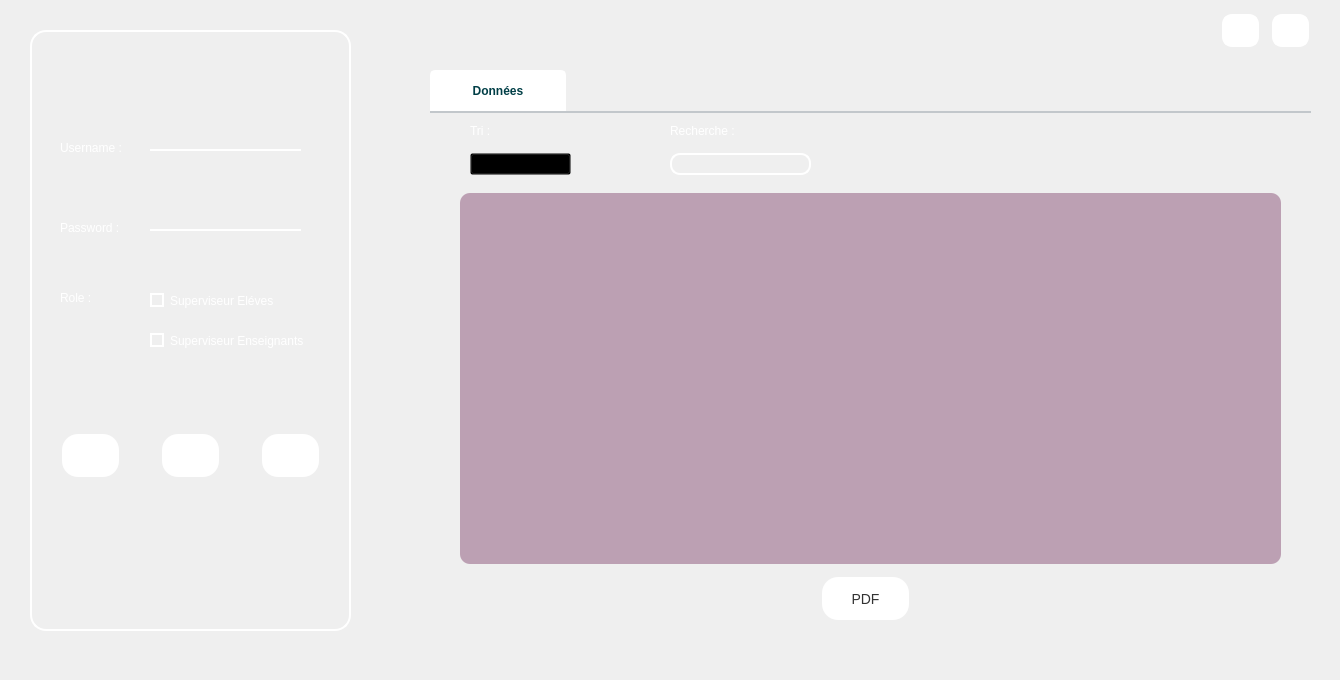
    <widget class="QWidget" name="gestion_utilisateur">
     <widget class="QLabel" name="label_18">
      <property name="geometry">
       <rect>
        <x>0</x>
        <y>0</y>
        <width>1331</width>
        <height>671</height>
       </rect>
      </property>
      <property name="text">
       <string/>
      </property>
      <property name="pixmap">
       <pixmap>../background.jpg</pixmap>
      </property>
     </widget>
     <widget class="QFrame" name="frame_3">
      <property name="geometry">
       <rect>
        <x>30</x>
        <y>30</y>
        <width>321</width>
        <height>601</height>
       </rect>
      </property>
      <property name="styleSheet">
       <string notr="true">QFrame {
border : 2px solid white ;
 border-radius: 16px;
}
QLabel {
border : none;
color : white;
}
QDateEdit {
background : transparent;
color : white;
}
QPushButton {
   background-color: #fff;
   border: none;
   color: #333;
   padding: 10px 20px;
   text-align: center;
   text-decoration: none;
   display: inline-block;
   font-size: 14px;
   margin: 4px 2px;
   cursor: pointer;
   border-radius: 16px;

}

QPushButton:hover {
   background-color: #F8B7C6;
}


QPushButton::pressed
{
	background-color: #EF829B;

}
QRadioButton {

color : white ;

}
QRadioButton::indicator {

background: transparent;
border: 2px solid white;
border-radius : 8px ;

} 
QRadioButton::indicator:checked {

background: white;


}</string>
      </property>
      <property name="frameShape">
       <enum>QFrame::StyledPanel</enum>
      </property>
      <property name="frameShadow">
       <enum>QFrame::Raised</enum>
      </property>
      <widget class="QLabel" name="label_20">
       <property name="geometry">
        <rect>
         <x>30</x>
         <y>110</y>
         <width>71</width>
         <height>16</height>
        </rect>
       </property>
       <property name="text">
        <string>Username :</string>
       </property>
      </widget>
      <widget class="QLabel" name="label_21">
       <property name="geometry">
        <rect>
         <x>30</x>
         <y>190</y>
         <width>71</width>
         <height>16</height>
        </rect>
       </property>
       <property name="text">
        <string>Password :</string>
       </property>
      </widget>
      <widget class="QLineEdit" name="le_user">
       <property name="geometry">
        <rect>
         <x>120</x>
         <y>90</y>
         <width>151</width>
         <height>31</height>
        </rect>
       </property>
       <property name="styleSheet">
        <string notr="true">QLineEdit {
    
    border:none;
    padding: 0 8px;
    background: transparent;
	color: white;
	border-bottom: 2px solid white;
}
QLineEdit:Focus{

	border: 2px solid white;
	border-radius: 10px;

}</string>
       </property>
      </widget>
      <widget class="QLineEdit" name="le_pass">
       <property name="geometry">
        <rect>
         <x>120</x>
         <y>170</y>
         <width>151</width>
         <height>31</height>
        </rect>
       </property>
       <property name="styleSheet">
        <string notr="true">QLineEdit {
    
    border:none;
    padding: 0 8px;
    background: transparent;
	color: white;
	border-bottom: 2px solid white;
}
QLineEdit:Focus{

	border: 2px solid white;
	border-radius: 10px;

}</string>
       </property>
      </widget>
      <widget class="QPushButton" name="modifier_3">
       <property name="geometry">
        <rect>
         <x>130</x>
         <y>400</y>
         <width>61</width>
         <height>51</height>
        </rect>
       </property>
       <property name="text">
        <string/>
       </property>
       <property name="icon">
        <iconset resource="res.qrc">
         <normaloff>:/ico/icons/edit-3.svg</normaloff>:/ico/icons/edit-3.svg</iconset>
       </property>
       <property name="iconSize">
        <size>
         <width>22</width>
         <height>22</height>
        </size>
       </property>
      </widget>
      <widget class="QPushButton" name="supprimer_3">
       <property name="geometry">
        <rect>
         <x>230</x>
         <y>400</y>
         <width>61</width>
         <height>51</height>
        </rect>
       </property>
       <property name="styleSheet">
        <string notr="true"/>
       </property>
       <property name="text">
        <string/>
       </property>
       <property name="icon">
        <iconset resource="res.qrc">
         <normaloff>:/ico/icons/minus.svg</normaloff>:/ico/icons/minus.svg</iconset>
       </property>
       <property name="iconSize">
        <size>
         <width>22</width>
         <height>22</height>
        </size>
       </property>
      </widget>
      <widget class="QPushButton" name="ajouter_3">
       <property name="geometry">
        <rect>
         <x>30</x>
         <y>400</y>
         <width>61</width>
         <height>51</height>
        </rect>
       </property>
       <property name="text">
        <string/>
       </property>
       <property name="icon">
        <iconset resource="res.qrc">
         <normaloff>:/ico/icons/plus.svg</normaloff>:/ico/icons/plus.svg</iconset>
       </property>
       <property name="iconSize">
        <size>
         <width>22</width>
         <height>22</height>
        </size>
       </property>
      </widget>
      <widget class="QLabel" name="label_22">
       <property name="geometry">
        <rect>
         <x>30</x>
         <y>260</y>
         <width>71</width>
         <height>16</height>
        </rect>
       </property>
       <property name="text">
        <string>Role :</string>
       </property>
      </widget>
      <widget class="QRadioButton" name="radio_el">
       <property name="geometry">
        <rect>
         <x>120</x>
         <y>260</y>
         <width>141</width>
         <height>21</height>
        </rect>
       </property>
       <property name="styleSheet">
        <string notr="true"/>
       </property>
       <property name="text">
        <string>Superviseur Eléves</string>
       </property>
      </widget>
      <widget class="QRadioButton" name="radio_en">
       <property name="geometry">
        <rect>
         <x>120</x>
         <y>300</y>
         <width>171</width>
         <height>21</height>
        </rect>
       </property>
       <property name="styleSheet">
        <string notr="true"/>
       </property>
       <property name="text">
        <string>Superviseur Enseignants</string>
       </property>
      </widget>
     </widget>
     <widget class="QTabWidget" name="tabWidget_3">
      <property name="geometry">
       <rect>
        <x>430</x>
        <y>70</y>
        <width>881</width>
        <height>561</height>
       </rect>
      </property>
      <property name="autoFillBackground">
       <bool>false</bool>
      </property>
      <property name="styleSheet">
       <string notr="true">QWidget {
    background-color: transparent; /* Rendre le fond transparent */
}

/* Le cadre du widget d'onglet */
QTabWidget::pane {
    border-top: 2px solid #C2C7CB;
    background-color: transparent; /* Rendre le milieu transparent */
}

/* La barre d'onglet */
QTabWidget::tab-bar {
    alignment: center;
    background-color: #003e46;
    border-top-left-radius: 5px;
    border-top-right-radius: 5px;
}

/* Les onglets non sélectionnés */
QTabBar::tab {
    font-weight: bold;
    border: 2px solid white;
    border-top-left-radius: 5px;
    border-top-right-radius: 5px;
    padding: 6px;
    color: white;
    height: 25px;
    width: 120px;
    background: transparent; /* Rendre le fond transparent */
}

/* L'onglet sélectionné */
QTabBar::tab:selected {
    background-color: white;
    color: #003e46;
}

/* L'onglet non sélectionné au survol */
QTabBar::tab:!selected:hover {
    background-color: #FCB0B3;
}</string>
      </property>
      <property name="currentIndex">
       <number>0</number>
      </property>
      <property name="usesScrollButtons">
       <bool>true</bool>
      </property>
      <property name="tabBarAutoHide">
       <bool>false</bool>
      </property>
      <widget class="QWidget" name="tab_5">
       <attribute name="title">
        <string>Données</string>
       </attribute>
       <widget class="QTableView" name="Donnees_UT">
        <property name="geometry">
         <rect>
          <x>30</x>
          <y>80</y>
          <width>821</width>
          <height>371</height>
         </rect>
        </property>
        <property name="styleSheet">
         <string notr="true">QTableView {
  background-color: #bca0B3;
  color: white;
  border-radius: 10px;
}

QTableView::item {
  padding: 4px;
  border: none;
}

QTableView::item:selected {
  background-color: #19666f;
  color: white;
}

QHeaderView::section {
  background-color: #003e46;
  color: white;
  padding: 4px;
  border: none;
}</string>
        </property>
       </widget>
       <widget class="QPushButton" name="PDF_ut">
        <property name="geometry">
         <rect>
          <x>390</x>
          <y>460</y>
          <width>91</width>
          <height>51</height>
         </rect>
        </property>
        <property name="styleSheet">
         <string notr="true">QPushButton {
   background-color: #fff;
   border: none;
   color: #333;
   padding: 10px 20px;
   text-align: center;
   text-decoration: none;
   display: inline-block;
   font-size: 14px;
   margin: 4px 2px;
   cursor: pointer;
   border-radius: 16px;

}

QPushButton:hover {
   background-color: #F8B7C6;
}


QPushButton::pressed
{
	background-color: #EF829B;
}</string>
        </property>
        <property name="text">
         <string>PDF</string>
        </property>
        <property name="icon">
         <iconset resource="res.qrc">
          <normaloff>:/ico/icons/download.svg</normaloff>:/ico/icons/download.svg</iconset>
        </property>
        <property name="iconSize">
         <size>
          <width>22</width>
          <height>22</height>
         </size>
        </property>
       </widget>
       <widget class="QLabel" name="recherche_3">
        <property name="geometry">
         <rect>
          <x>40</x>
          <y>10</y>
          <width>56</width>
          <height>16</height>
         </rect>
        </property>
        <property name="styleSheet">
         <string notr="true">background : transparent;
color : white ;
</string>
        </property>
        <property name="text">
         <string>Tri :</string>
        </property>
       </widget>
       <widget class="QLineEdit" name="recherche_ut">
        <property name="geometry">
         <rect>
          <x>240</x>
          <y>40</y>
          <width>141</width>
          <height>22</height>
         </rect>
        </property>
        <property name="styleSheet">
         <string notr="true">border: 2px solid white;
	border-radius: 10px;</string>
        </property>
       </widget>
       <widget class="QLabel" name="tri_3">
        <property name="geometry">
         <rect>
          <x>240</x>
          <y>10</y>
          <width>81</width>
          <height>16</height>
         </rect>
        </property>
        <property name="styleSheet">
         <string notr="true">background : transparent;
color : white;</string>
        </property>
        <property name="text">
         <string>Recherche :</string>
        </property>
       </widget>
       <widget class="QComboBox" name="combo_ut">
        <property name="geometry">
         <rect>
          <x>40</x>
          <y>40</y>
          <width>101</width>
          <height>22</height>
         </rect>
        </property>
        <item>
         <property name="text">
          <string>Username</string>
         </property>
        </item>
        <item>
         <property name="text">
          <string>Password</string>
         </property>
        </item>
       </widget>
      </widget>
     </widget>
     <widget class="QPushButton" name="logout_ens_2">
      <property name="geometry">
       <rect>
        <x>1270</x>
        <y>10</y>
        <width>41</width>
        <height>41</height>
       </rect>
      </property>
      <property name="styleSheet">
       <string notr="true">QPushButton {
   background-color: #fff;
   border: 2px solid white;
   color: #333;
   padding: 0 8px;
   text-align: center;
   text-decoration: none;
   display: inline-block;
   font-size: 14px;
   margin: 4px 2px;
   cursor: pointer;
   border-radius: 10px;



    
 
}

QPushButton:hover {
   background-color: #ec4c4c;
}


QPushButton::pressed
{
	background-color: #ec4c4c;

}</string>
      </property>
      <property name="text">
       <string/>
      </property>
      <property name="icon">
       <iconset resource="res.qrc">
        <normaloff>:/ico/icons/log-out.svg</normaloff>:/ico/icons/log-out.svg</iconset>
      </property>
      <property name="iconSize">
       <size>
        <width>20</width>
        <height>20</height>
       </size>
      </property>
     </widget>
     <widget class="QPushButton" name="return_3">
      <property name="geometry">
       <rect>
        <x>1220</x>
        <y>10</y>
        <width>41</width>
        <height>41</height>
       </rect>
      </property>
      <property name="styleSheet">
       <string notr="true">QPushButton {
   background-color: #fff;
   border: 2px solid white;
   color: #333;
   padding: 0 8px;
   text-align: center;
   text-decoration: none;
   display: inline-block;
   font-size: 14px;
   margin: 4px 2px;
   cursor: pointer;
   border-radius: 10px;



    
 
}

QPushButton:hover {
   background-color: #ec4c4c;
}


QPushButton::pressed
{
	background-color: #ec4c4c;

}</string>
      </property>
      <property name="text">
       <string/>
      </property>
      <property name="icon">
       <iconset resource="res.qrc">
        <normaloff>:/ico/icons/arrow-left.svg</normaloff>:/ico/icons/arrow-left.svg</iconset>
      </property>
      <property name="iconSize">
       <size>
        <width>20</width>
        <height>20</height>
       </size>
      </property>
     </widget>
    </widget>
